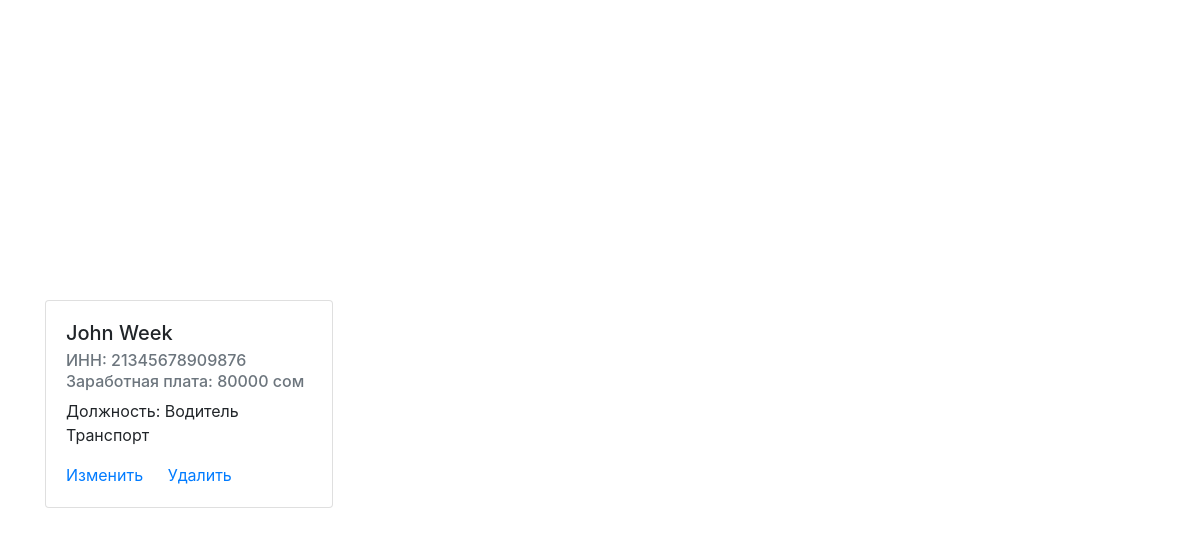
The app's page /employee/1/detail (signed in) with its own data.
### app/models.py (models this page shows)
class Employee(db.Model):
    id = db.Column(db.Integer, primary_key=True)
    name = db.Column(db.String(30))
    inn = db.Column(db.String, unique=True, nullable=False)
    position = db.relationship('Position', backref=db.backref('employees', lazy='dynamic'))
    position_id = db.Column(db.Integer, db.ForeignKey('position.id'))

class Position(db.Model):
    id = db.Column(db.Integer, primary_key=True)
    name = db.Column(db.String)
    department = db.Column(db.String, unique=True, nullable=False)
    wage = db.Column(db.Integer)

### app/views.py (the view)
@login_required
def employee_detail(employee_id):
    employee = Employee.query.get(employee_id)
    return render_template('employee_detail.html', employee=employee)

### app/models.py (called while the page is built)
@login_manager.user_loader
def load_user(user_id):
    return User.query.get(int(user_id))

### app/templates/employee_detail.html
{% extends 'base.html' %}
{% block content %}
    <div>
        <div class="card" style="width: 18rem;">
          <div class="card-body">
            <h5 class="card-title">{{ employee.name }}</h5>
            <h6 class="card-subtitle mb-2 text-muted">ИНН: {{ employee.inn }} </h6>
            <h6 class="card-subtitle mb-2 text-muted">Заработная плата: {{ employee.position.wage }} сом</h6>
            <p class="card-text">Должность: {{ employee.position.name }} {{ employee.position.department }}</p>
            <a href="{{ url_for('employee_update', employee_id=employee.id) }}" class="card-link">Изменить</a>
            <a href="{{ url_for('employee_delete', employee_id=employee.id) }}" class="card-link">Удалить</a>
          </div>
        </div>
    </div>
{% endblock %}

### records on screen
Employee: name "John Week", inn "21345678909876"
Position: position.wage "80000", position.name "Водитель", position.department "Транспорт"
